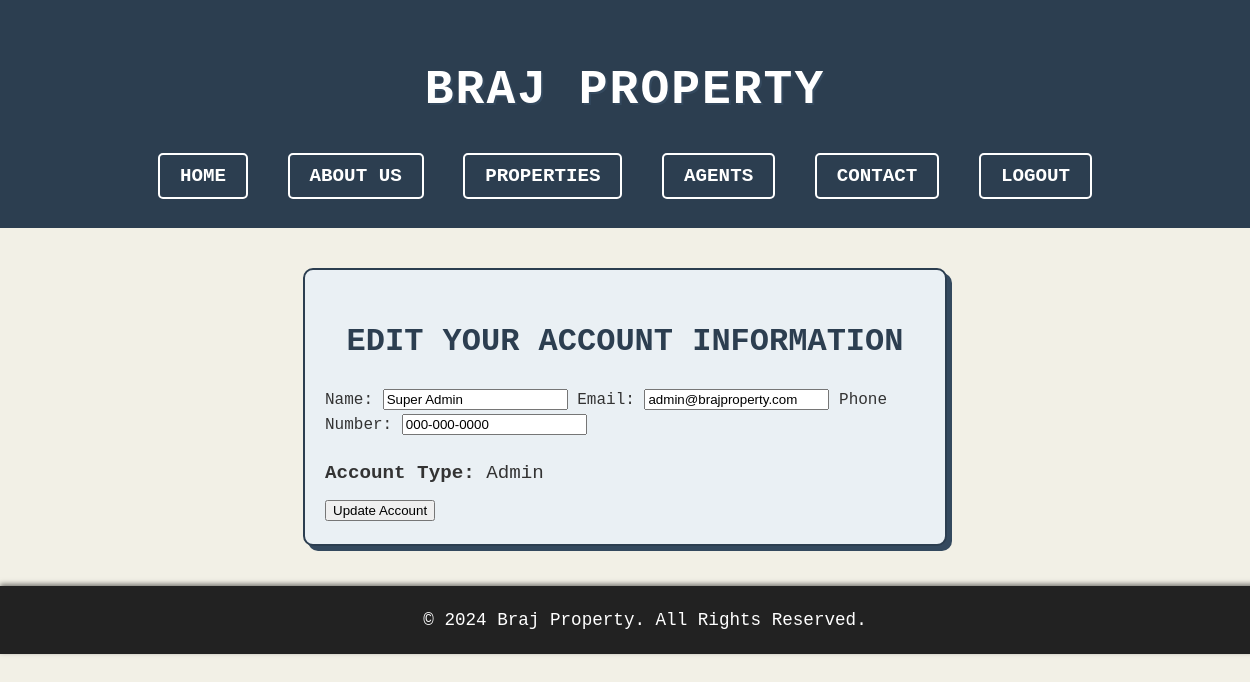
/UserAccountEdit.php (signed in), run on an earlier commit of the app's database.
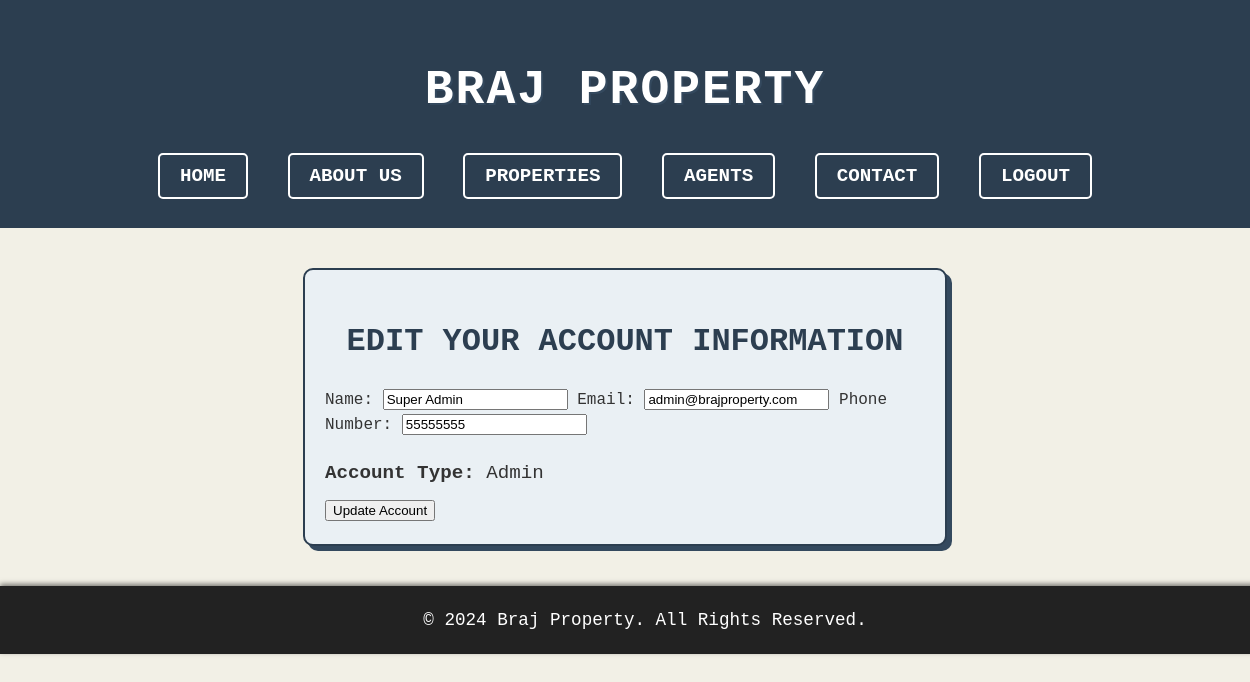
And on a later commit of the database.
### tables this page shows
CREATE TABLE `user` (
  `UserID` int(11) NOT NULL,
  `Name` varchar(100) NOT NULL,
  `Email` varchar(100) NOT NULL,
  `PhoneNumber` varchar(20) NOT NULL,
  `UserType` enum('Client','Agent','Admin') NOT NULL COMMENT 'Client, Agent, or Admin',
  `Password` varchar(255) NOT NULL
);

### UserAccountEdit.php (the view, shortened to what this page needs)
<?php
include 'db_connection.php';
$user_id = $_SESSION['user_id'];
$sql = "SELECT Name, Email, PhoneNumber FROM User WHERE UserID = ?";
$stmt = $conn->prepare($sql);
$stmt->bind_param("i", $user_id);
$stmt->execute();
$result = $stmt->get_result();
if ($result->num_rows == 1) {
    $user = $result->fetch_assoc();
} else {
    session_unset();
    session_destroy();
    header('Location: login.php');
    exit();
}
?>
<!DOCTYPE html>
<html lang="en">
<head>
    <link rel="stylesheet" href="userAccount.css">
</head>
<body>
    <header>
        <div class="logo">
            <h1>Braj Property</h1>
        </div>
        <nav>
            <ul>
                <li><a href="index.php">Home</a></li>
                <li><a href="about.php">About Us</a></li>
                <li><a href="properties.php">Properties</a></li>
                <li><a href="agents.php">Agents</a></li>
                <li><a href="contact.php">Contact</a></li>
                <li><a href="logout.php">Logout</a></li>
            </ul>
        </nav>
    </header>
    <div class="account-details">
        <h2>Edit Your Account Information</h2>
        <form method="POST" action="">
            <label for="name">Name:</label>
            <input type="text" id="name" name="name" value="<?php echo htmlspecialchars($user['Name']); ?>" required>
            <label for="email">Email:</label>
            <input type="email" id="email" name="email" value="<?php echo htmlspecialchars($user['Email']); ?>" required>
            <label for="phone_number">Phone Number:</label>
            <input type="text" id="phone_number" name="phone_number" value="<?php echo htmlspecialchars($user['PhoneNumber']); ?>" required>
            <p><strong>Account Type:</strong> <?php echo htmlspecialchars($_SESSION['UserType']); ?></p>
            <button type="submit">Update Account</button>
        </form>
    </div>
    <footer style="background-color: #222; color: #fff; padding: 20px; text-align: center;">
        <p>&copy; 2024 Braj Property. All Rights Reserved.</p>
    </footer>
</body>
</html>

What changed in the data, as far as the page shows it:
changed user "Super Admin": phone_number "000-000-0000" → "55555555"
